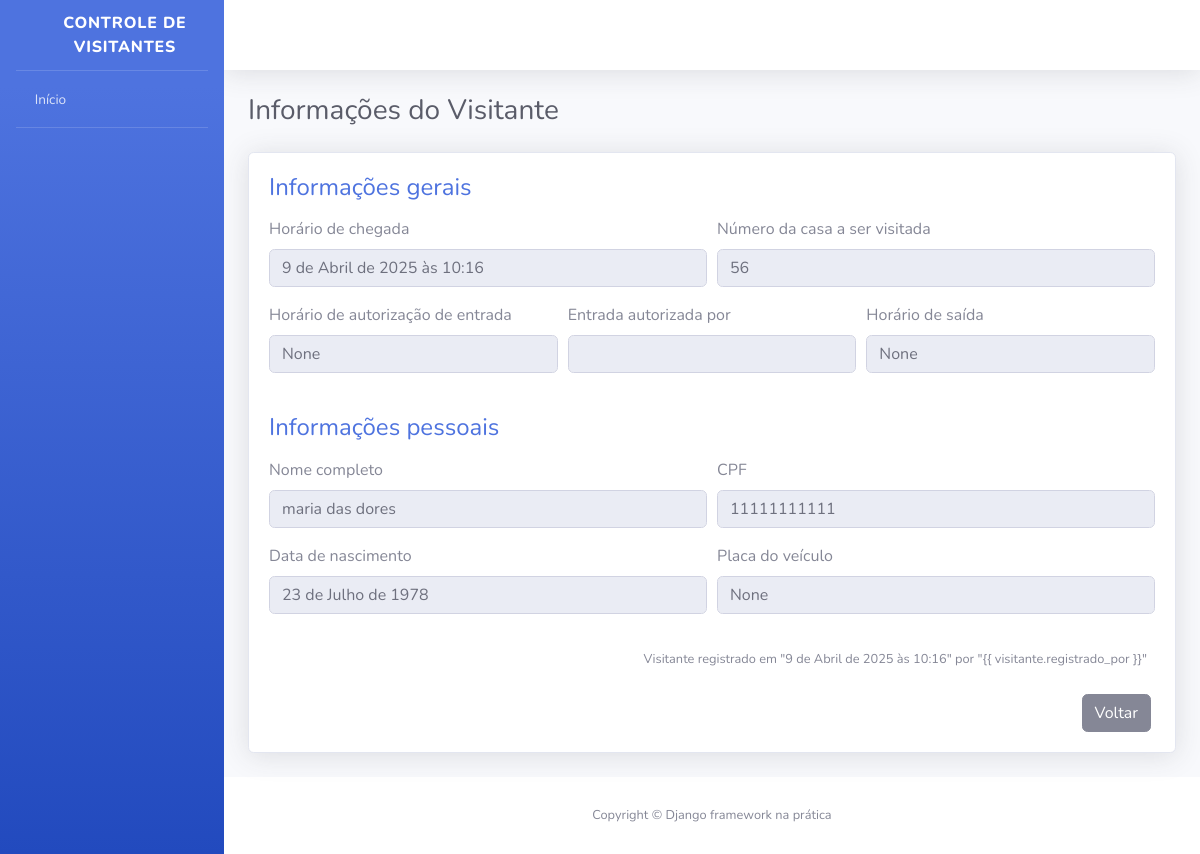
Page /visitantes/2/ on the committed database.
### visitantes/models.py (models this page shows, shortened)
class Visitante(models.Model):
    nome_completo = models.CharField(
        verbose_name="Nome completo",
        max_length=194
    )
    cpf = models.CharField(
        verbose_name="CPF",
        max_length=11
    )
    data_nascimento = models.DateField(
        verbose_name="Data de nascimento"
    )
    numero_casa = models.PositiveSmallIntegerField(
        verbose_name="Número da casa a ser visitada",
    )
    placa_veiculo = models.CharField(
        verbose_name="Placa do veículo",
        max_length=7,
        blank=True,
        null=True
    )
    horario_chegada = models.DateTimeField(
    verbose_name="Horário de chegada na portaria",
    default=timezone.now
)
    horario_saida = models.DateTimeField(
        verbose_name="Horário de Saída do condomínio",
        auto_now=False,
        blank=True,
        null=True
    )
    horario_autorizacao = models.DateTimeField(
        verbose_name="Horário de autorização de entrada",
        auto_now=False,
        blank=True,
        null=True
    )
    morador_responsavel = models.CharField(
        verbose_name="Nome do morador responsável por autorizar a entrada do visitante",
        max_length=194,
        blank=True
    )
    registrado_por = models.ForeignKey(
    "porteiros.Porteiro",
    verbose_name="Porteiro responsável pelo registro",
    on_delete=models.PROTECT,
)
    class Meta:
        verbose_name = "Visitante"
        verbose_name_plural = "Visitantes"
        db_table = "visitante"

### visitantes/views.py (the view)
def informacoes_visitante(request, id):
    visitante = get_object_or_404(Visitante, id=id)
    context = {
        "nome_pagina": "Informações do Visitante",
        "visitante": visitante,
    }
    return render(request, "informacoes_visitante.html", context)
    visitante = Visitante.objects.get(id=id)

### templates/informacoes_visitante.html
{% extends "base.html" %} {% load widget_tweaks %} {% block conteudo %}
<div class="container">
  <div class="d-sm-flex align-items-center justify-content-between mb-4">
    <h1 class="h3 mb-0 text-gray-800">{{ nome_pagina }}</h1>
  </div>
  <div class="card shadow mb-4">
    <div class="card-body">
      <h4 class="mb-3 text-primary">Informações gerais</h4>
      <form>
        <div class="form-row">
          <div class="form-group col-md-6">
            <label>Horário de chegada</label>
            <input
              type="text"
              class="form-control"
              value="{{ visitante.horario_chegada}}"
              disabled
            />
          </div>
          <div class="form-group col-md-6">
            <label>Número da casa a ser visitada</label>
            <input
              type="text"
              class="form-control"
              value="{{ visitante.numero_casa }}"
              disabled
            />
          </div>
        </div>
        <div class="form-row">
          <div class="form-group col-md-4">
            <label>Horário de autorização de entrada</label>
            <input
              type="text"
              class="form-control"
              value="{{ visitante.horario_autorizacao }}"
              disabled
            />
          </div>
          <div class="form-group col-md-4">
            <label>Entrada autorizada por</label>
            <input
              type="text"
              class="form-control"
              value="{{ visitante.morador_responsavel }}"
              disabled
            />
          </div>
          <div class="form-group col-md-4">
            <label>Horário de saída</label>
            <input
              type="text"
              class="form-control"
              value="{{ visitante.horario_saida }}"
              disabled
            />
          </div>
        </div>
      </form>
      <h4 class="mb-3 mt-4 text-primary">Informações pessoais</h4>
      <form>
        <div class="form-row">
          <div class="form-group col-md-6">
            <label>Nome completo</label>
            <input
              type="text"
              class="form-control"
              value="{{ visitante.nome_completo }}"
              disabled
            />
          </div>
          <div class="form-group col-md-6">
            <label>CPF</label>
            <input
              type="text"
              class="form-control"
              value="{{ visitante.cpf }}"
              disabled
            />
          </div>
        </div>
        <div class="form-row">
          <div class="form-group col-md-6">
            <label>Data de nascimento</label>
            <input
              type="text"
              class="form-control"
              value="{{ visitante.data_nascimento }}"
              disabled
            />
          </div>
          <div class="form-group col-md-6">
            <label>Placa do veículo</label>
            <input
              type="text"
              class="form-control"
              value="{{ visitante.placa_veiculo }}"
              disabled
            />
          </div>
        </div>
      </form>
      <p class="mr-2 mt-3 mb-4 text-right">
        <small>
          Visitante registrado em "{{ visitante.horario_chegada }}" por "{{
          visitante.registrado_por }}"</small
        >
      </p>
      <div class="mr-1 text-right">
        <a href="#" class="btn btn-secondary text-white" type="button">
          <span class="text">Voltar</span>
        </a>
      </div>
    </div>
  </div>
</div>
{% endblock %}

### rows in the picture
Visitante: horario_chegada "9 de Abril de 2025 às 10:16", numero_casa "56", horario_autorizacao "None", horario_saida "None", nome_completo "maria das dores", cpf "11111111111", data_nascimento "23 de Julho de 1978", placa_veiculo "None"

### other values in the picture
{{ nome_pagina }} "Informações do Visitante"
